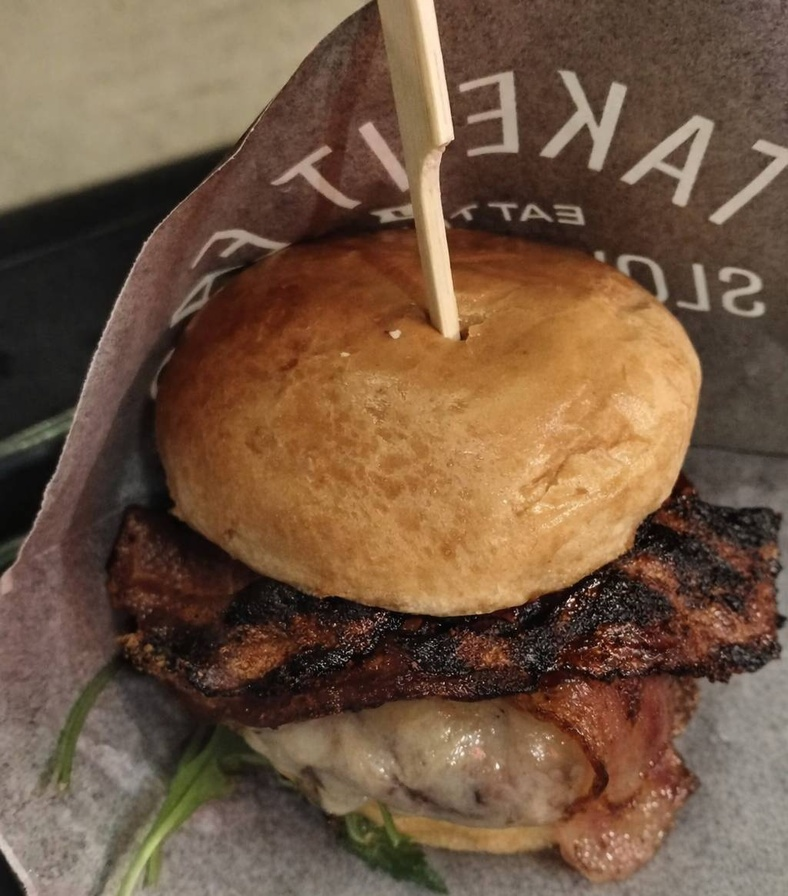
#> input picture api/test_manipulated.jpg, 788 x 896 px, shrunk from 1024 x 1164 before the run, found by its file name
$ python VERIFOTO_NOISE_COLAB.py   (older library calls are emulated)
#> lines starting #> are read from the running program, lines starting #| are printed output that depends on the picture
# -*- coding: utf-8 -*-
"""
# 🔬 Forensic Noise Analysis - Verifoto

Copia questo file su Colab e eseguilo cella per cella.
Oppure usa: File > Upload notebook e carica questo .py

## 🎯 Obiettivo
Identificare quale tecnica di noise detection distingue meglio immagini originali da AI-edited.

## ⚠️ PRINCIPIO FORENSE
- ✅ PRESERVARE anomalie forensi
- ✅ Metriche su RAW data
- ✅ Normalizzazioni SOLO per visualizzazione
"""

# ============================================================================
# CELLA 1: Installazione
# ============================================================================
# !pip install -q opencv-python-headless pillow numpy matplotlib scipy

# ============================================================================
# CELLA 2: Import
# ============================================================================
import cv2
import numpy as np
import matplotlib.pyplot as plt
from PIL import Image
import io
from dataclasses import dataclass
from scipy import stats
import warnings
warnings.filterwarnings('ignore')

plt.rcParams['figure.dpi'] = 100
print("✓ Setup completato")

# ============================================================================
# CELLA 3: Upload Immagini
# ============================================================================
from google.colab import files

print("📤 Carica immagine ORIGINALE:")
uploaded_orig = files.upload()
#> the answer given: test_manipulated.jpg
original_path = list(uploaded_orig.keys())[0]

print("\n📤 Carica immagine MODIFICATA (AI-edited):")
uploaded_mod = files.upload()
#> the answer given: test_real.jpg
modified_path = list(uploaded_mod.keys())[0]

print(f"\n✓ Original: {original_path}")
print(f"✓ Modified: {modified_path}")


# ============================================================================
# CELLA 4: Classi di Analisi
# ============================================================================
@dataclass
class NoiseMetrics:
    """Metriche calcolate su RAW data."""
    std: float
    mean_abs: float
    range: float
    snr: float
    entropy: float
    percentile_95: float

class NoiseAnalyzer:
    """Analisi forense - Restituisce sempre RAW data."""

    def __init__(self, median_kernel=5, gaussian_kernel=5, gaussian_sigma=1.5, ela_quality=90):
        self.median_kernel = median_kernel
        self.gaussian_kernel = gaussian_kernel
        self.gaussian_sigma = gaussian_sigma
        self.ela_quality = ela_quality

    def load_image(self, path):
#> called with path = 'test_manipulated.jpg'
        img = cv2.imread(str(path))
#> img is the input picture: shape (896, 788, 3); mean B, G, R 65.9, 87.4, 114.2
        if img is None:
            raise ValueError(f"Impossibile caricare: {path}")
        img = cv2.cvtColor(img, cv2.COLOR_BGR2RGB)
        return img.astype(np.float32) / 255.0
#> call 2 of load_image, with path = 'test_real.jpg'
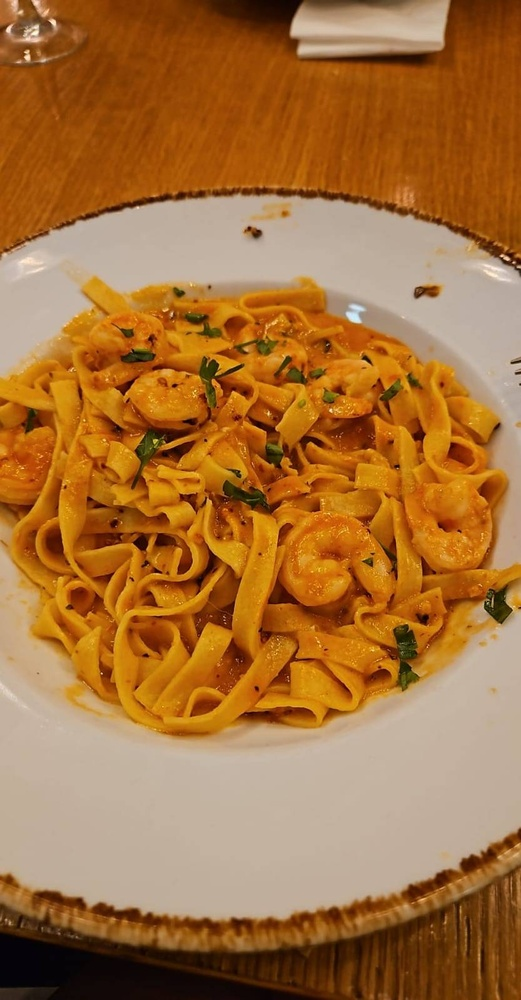
#> input picture api/test_real.jpg, 521 x 1000 px, shrunk from 833 x 1599 before the run, found by its file name
#> in load_image, img is the input picture: shape (1000, 521, 3); mean B, G, R 58.9, 113.1, 166.3
#|   Original: (896, 788, 3)
#|   Modified: (1000, 521, 3)

    def median_noise_residual(self, image):
        """Median Residual - RAW."""
        img_uint8 = (image * 255).astype(np.uint8)
        denoised = cv2.medianBlur(img_uint8, self.median_kernel)
        denoised = denoised.astype(np.float32) / 255.0
        return image - denoised
#> returned value: shape (896, 788, 3) float32

    def gaussian_residual_noise(self, image):
        """Gaussian Residual - RAW."""
        denoised = cv2.GaussianBlur(image, (self.gaussian_kernel, self.gaussian_kernel), self.gaussian_sigma)
        return image - denoised

    def high_pass_filter(self, image):
        """High-pass Filter - RAW."""
        if len(image.shape) == 3:
            gray = cv2.cvtColor((image * 255).astype(np.uint8), cv2.COLOR_RGB2GRAY)
        else:
            gray = (image * 255).astype(np.uint8)
        laplacian = cv2.Laplacian(gray, cv2.CV_64F, ksize=3)
        laplacian = laplacian.astype(np.float32) / 255.0
        if len(image.shape) == 3:
            laplacian = np.stack([laplacian] * 3, axis=-1)
#> laplacian: shape (896, 788, 3) float32
        return laplacian

    def error_level_analysis(self, image):
        """ELA - RAW."""
        img_uint8 = (image * 255).astype(np.uint8)
        pil_img = Image.fromarray(img_uint8)
        buffer = io.BytesIO()
        pil_img.save(buffer, format='JPEG', quality=self.ela_quality)
        buffer.seek(0)
        compressed_img = Image.open(buffer)
        compressed = np.array(compressed_img).astype(np.float32) / 255.0
        return np.abs(image - compressed)
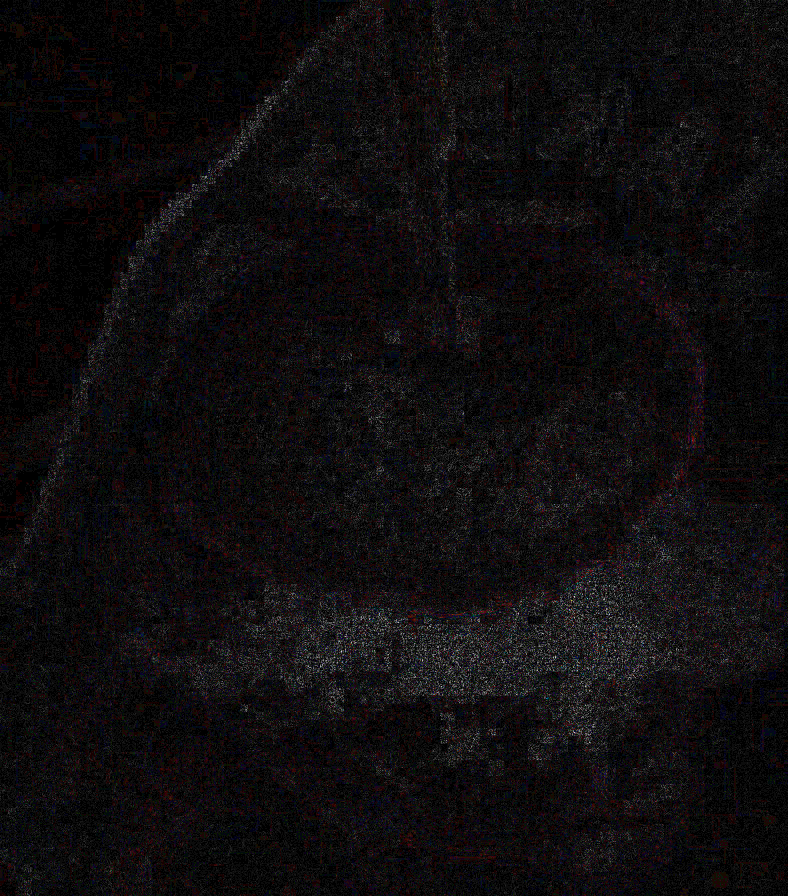
#> returned value: shape (896, 788, 3) float32; mean of channels 0, 1, 2 0.00455, 0.00417, 0.00487; drawn with min black and max white

    def compute_metrics(self, noise):
        """Calcola metriche su RAW data."""
        if len(noise.shape) == 3:
            noise_gray = cv2.cvtColor((np.clip(noise, -1, 1) * 127.5 + 127.5).astype(np.uint8),
                                     cv2.COLOR_RGB2GRAY).astype(np.float32) / 127.5 - 1.0
        else:
            noise_gray = noise

        std = float(np.std(noise_gray))
        mean_abs = float(np.mean(np.abs(noise_gray)))
        range_val = float(np.max(noise_gray) - np.min(noise_gray))
        signal_power = np.mean(noise_gray ** 2)
        noise_power = np.var(noise_gray)
        snr = 10 * np.log10(signal_power / (noise_power + 1e-10))
        noise_norm = (noise_gray - noise_gray.min()) / (noise_gray.max() - noise_gray.min() + 1e-10)
        hist, _ = np.histogram(noise_norm.flatten(), bins=256, range=(0, 1))
        hist = hist / (hist.sum() + 1e-10)
        entropy = -np.sum(hist * np.log2(hist + 1e-10))
        percentile_95 = float(np.percentile(np.abs(noise_gray), 95))

        return NoiseMetrics(std, mean_abs, range_val, float(snr), float(entropy), percentile_95)

    def analyze_image(self, image):
        """Applica tutte le tecniche."""
        results = {}
        results['Median Residual'] = self.median_noise_residual(image)
        results['Gaussian Residual'] = self.gaussian_residual_noise(image)
        results['High-pass Filter'] = self.high_pass_filter(image)
        results['ELA'] = self.error_level_analysis(image)

        results_with_metrics = {}
        for technique, noise in results.items():
            metrics = self.compute_metrics(noise)
            results_with_metrics[technique] = (noise, metrics)
#> this loop made 4 passes
#> (technique, std in compute_metrics, mean_abs in compute_metrics, range_val in compute_metrics, signal_power in compute_metrics, noise_power in compute_metrics, snr in compute_metrics, entropy in compute_metrics) on passes 1 to 4: ('Median Residual', 0.0233, 0.0117, 1.12, 0.000544, 0.000543, 0.00672, 2.78), ('Gaussian Residual', 0.0214, 0.0121, 0.871, 0.000473, 0.000457, 0.143, 2.82), ('High-pass Filter', 0.153, 0.0823, 2, 0.0233, 0.0233, 0.0012, 5.68), ('ELA', 0.00528, 0.00479, 0.0706, 3.33e-05, 2.79e-05, 0.759, 1.36)
#> after the loop, results_with_metrics = 4 items

        return results_with_metrics

print("✓ NoiseAnalyzer definito")


# ============================================================================
# CELLA 5: Funzioni Visualizzazione
# ============================================================================
def normalize_for_display(noise, method="centered"):
    """Normalizza SOLO per visualizzazione."""
    if method == "centered":
        abs_max = max(abs(noise.min()), abs(noise.max()))
        if abs_max < 1e-8:
            return np.ones_like(noise) * 0.5
        normalized = (noise / (2 * abs_max)) + 0.5
        return np.clip(normalized, 0, 1)
    else:  # minmax
        range_val = noise.max() - noise.min()
        if range_val < 1e-8:
            return np.zeros_like(noise)
        return (noise - noise.min()) / range_val

def to_grayscale_display(noise, method="centered"):
    """Converte a grayscale per visualizzazione neutra."""
    normalized = normalize_for_display(noise, method)
    if len(normalized.shape) == 3:
        gray = cv2.cvtColor((normalized * 255).astype(np.uint8), cv2.COLOR_RGB2GRAY)
        return gray.astype(np.float32) / 255.0
    return normalized

print("✓ Funzioni visualizzazione definite")

# ============================================================================
# CELLA 6: Esegui Analisi
# ============================================================================
analyzer = NoiseAnalyzer()

print("📂 Caricamento immagini...")
original = analyzer.load_image(original_path)
modified = analyzer.load_image(modified_path)
print(f"  Original: {original.shape}")
print(f"  Modified: {modified.shape}")

print("\n🔬 Applicazione tecniche forensi...")
original_results = analyzer.analyze_image(original)
#> original_results = 4 items
modified_results = analyzer.analyze_image(modified)
#> in high_pass_filter (call 2), `gray = cv2.cvtColor((image * 255).astype(np.uint8), cv2.COLOR_RGB2GRAY)`:
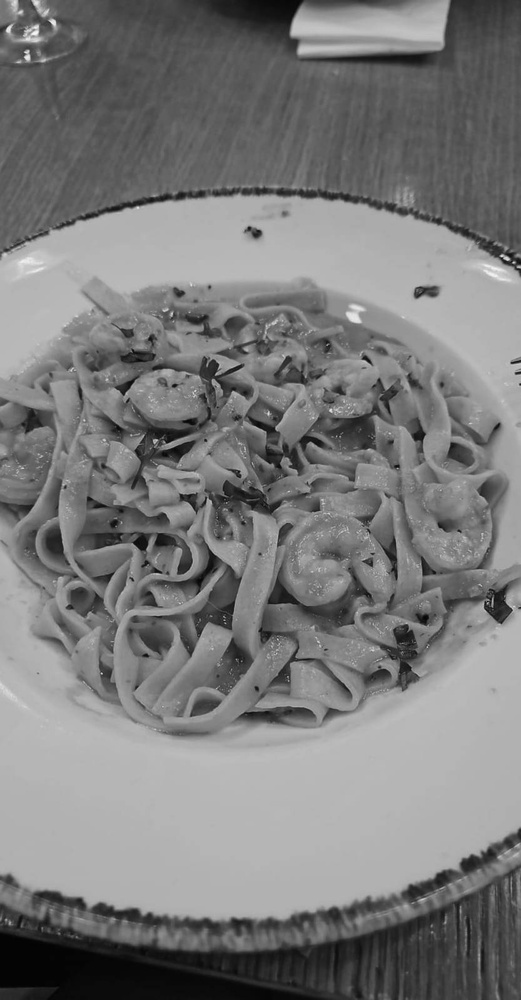
#> gray: shape (1000, 521); min 1, max 246, mean 122.9
#> in high_pass_filter (call 2), `laplacian = cv2.Laplacian(gray, cv2.CV_64F, ksize=3)`:
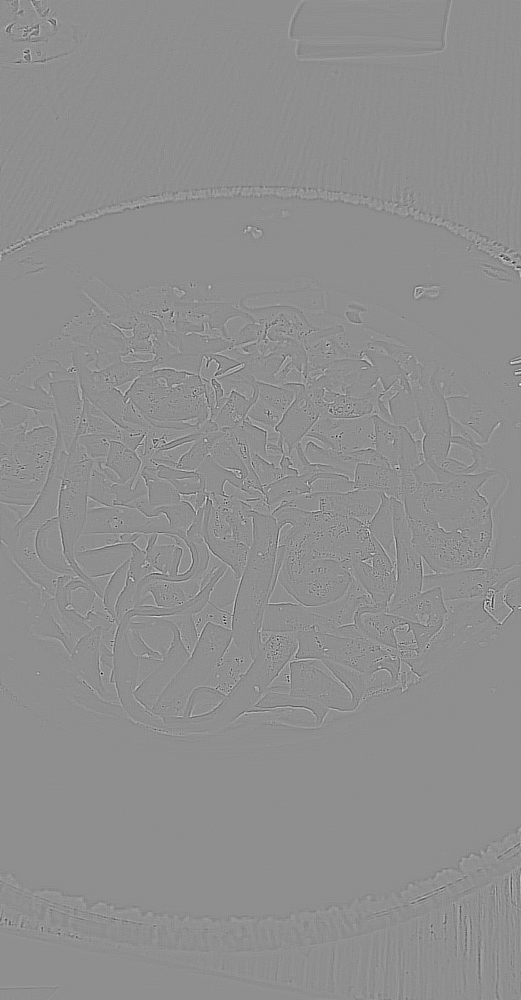
#> laplacian: shape (1000, 521) float64; min -1004, max 784, mean 0; drawn with min black and max white
#> in error_level_analysis (call 2), `return np.abs(image - compressed)`:
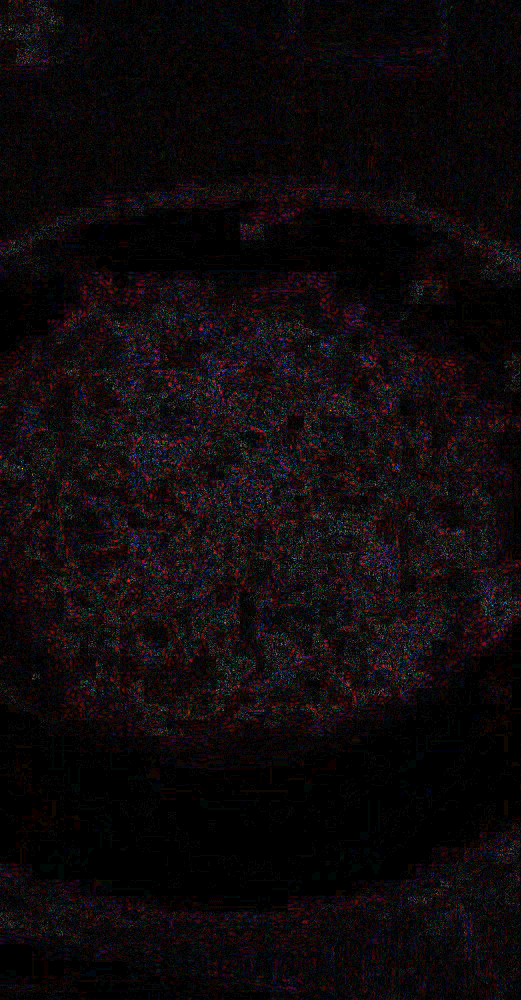
#> returned value: shape (1000, 521, 3) float32; mean of channels 0, 1, 2 0.00539, 0.00454, 0.00682; drawn with min black and max white
#> the loop in analyze_image (call 2), `for technique, noise in results.items():` made 4 passes
#> (technique, std in compute_metrics, mean_abs in compute_metrics, range_val in compute_metrics, signal_power in compute_metrics, noise_power in compute_metrics, snr in compute_metrics, entropy in compute_metrics) on passes 1 to 4: ('Median Residual', 0.021, 0.0106, 1.13, 0.000449, 0.000442, 0.0608, 2.46), ('Gaussian Residual', 0.0219, 0.0122, 0.816, 0.000497, 0.000482, 0.138, 2.68), ('High-pass Filter', 0.167, 0.0819, 2, 0.0279, 0.0279, 0.00178, 5.38), ('ELA', 0.0063, 0.00545, 0.0706, 4.73e-05, 3.97e-05, 0.76, 1.59)
#> modified_results = 4 items
print("✓ Analisi completata")

# ============================================================================
# CELLA 7: Metriche RAW
# ============================================================================
print("="*80)
print("METRICHE QUANTITATIVE (calcolate su RAW data)")
print("="*80)

for technique in original_results.keys():
    print(f"\n{technique}:")
    orig_noise, orig_metrics = original_results[technique]
    mod_noise, mod_metrics = modified_results[technique]

    print(f"  Original  → STD: {orig_metrics.std:.5f} | Entropy: {orig_metrics.entropy:.2f} | Range: {orig_metrics.range:.5f}")
    print(f"  Modified  → STD: {mod_metrics.std:.5f} | Entropy: {mod_metrics.entropy:.2f} | Range: {mod_metrics.range:.5f}")

    delta_std = abs(orig_metrics.std - mod_metrics.std)
    delta_entropy = abs(orig_metrics.entropy - mod_metrics.entropy)
    print(f"  Δ STD: {delta_std:.5f} | Δ Entropy: {delta_entropy:.2f}")

    # Interpretazione
    if delta_std > 0.01:
        print(f"  ✅ Δ STD > 0.01: Buona separazione!")
    if delta_entropy > 0.5:
        print(f"  ✅ Δ Entropy > 0.5: Pattern diversi!")
#> this loop made 4 passes
#> (technique, delta_std, delta_entropy) on passes 1 to 4: ('Median Residual', 0.00227, 0.313), ('Gaussian Residual', 0.000559, 0.144), ('High-pass Filter', 0.0143, 0.305), ('ELA', 0.00102, 0.234)
#> (printed output is left out)


# ============================================================================
# CELLA 8: Visualizzazione Comparison
# ============================================================================
techniques = list(original_results.keys())
#> techniques = ['Median Residual', 'Gaussian Residual', 'High-pass Filter', 'ELA']
n_cols = len(techniques) * 2 + 1  # +1 per immagine originale
#> n_cols = 9

fig, axes = plt.subplots(2, n_cols, figsize=(4 * n_cols, 8))

# Row 1: Original
axes[0, 0].imshow(original)
axes[0, 0].set_title('ORIGINAL\nImage', fontsize=12, fontweight='bold')
axes[0, 0].axis('off')

col_idx = 1
for technique in techniques:
    noise, metrics = original_results[technique]

    # Determina metodo
    if 'Residual' in technique or 'High-pass' in technique:
        norm_method = 'centered'
        cmap = 'RdBu_r'
    else:
        norm_method = 'minmax'
        cmap = 'hot'

    # Neutral
    gray = to_grayscale_display(noise, norm_method)
    axes[0, col_idx].imshow(gray, cmap='gray', vmin=0, vmax=1)
    axes[0, col_idx].set_title(f'{technique}\n(Neutral)', fontsize=10)
    axes[0, col_idx].axis('off')

    # Enhanced
    colored = normalize_for_display(noise, norm_method)
    axes[0, col_idx + 1].imshow(colored, cmap=cmap)
    axes[0, col_idx + 1].set_title(f'{technique}\n(Enhanced)\nSTD:{metrics.std:.4f}', fontsize=10)
    axes[0, col_idx + 1].axis('off')

    col_idx += 2
#> this loop made 4 passes
#> (technique, norm_method, cmap, col_idx) on passes 1 to 3: ('Median Residual', 'centered', 'RdBu_r', 3), ('Gaussian Residual', 'centered', 'RdBu_r', 5), ('High-pass Filter', 'centered', 'RdBu_r', 7)
#> (technique, norm_method, cmap, col_idx) on pass 4: ('ELA', 'minmax', 'hot', 9)
#> pass 1, in normalize_for_display, `normalized = (noise / (2 * abs_max)) + 0.5`:
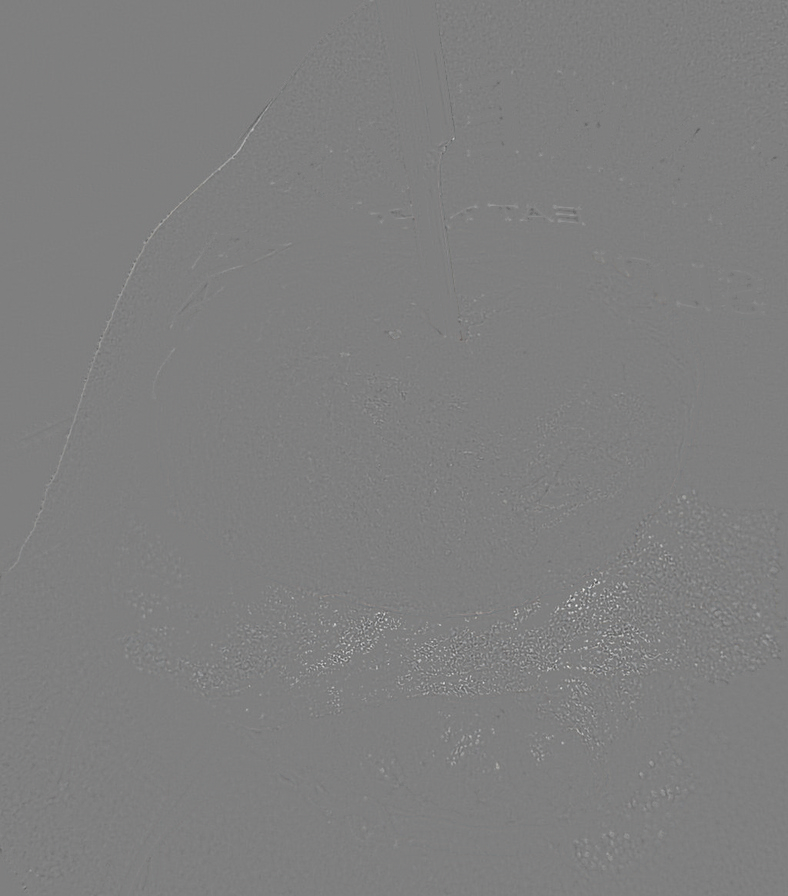
#> normalized: shape (896, 788, 3) float32; mean of channels 0, 1, 2 0.501, 0.501, 0.501; drawn as B, G, R
#> after the loop, col_idx = 9

# Row 2: Modified
axes[1, 0].imshow(modified)
axes[1, 0].set_title('MODIFIED\nImage', fontsize=12, fontweight='bold', color='red')
axes[1, 0].axis('off')

col_idx = 1
for technique in techniques:
    noise, metrics = modified_results[technique]

    if 'Residual' in technique or 'High-pass' in technique:
        norm_method = 'centered'
        cmap = 'RdBu_r'
    else:
        norm_method = 'minmax'
        cmap = 'hot'

    # Neutral
    gray = to_grayscale_display(noise, norm_method)
    axes[1, col_idx].imshow(gray, cmap='gray', vmin=0, vmax=1)
    axes[1, col_idx].set_title(f'{technique}\n(Neutral)', fontsize=10)
    axes[1, col_idx].axis('off')

    # Enhanced
    colored = normalize_for_display(noise, norm_method)
    axes[1, col_idx + 1].imshow(colored, cmap=cmap)
    axes[1, col_idx + 1].set_title(f'{technique}\n(Enhanced)\nSTD:{metrics.std:.4f}', fontsize=10)
    axes[1, col_idx + 1].axis('off')

    col_idx += 2
#> this loop made 4 passes
#> (technique, norm_method, cmap, col_idx) on passes 1 to 3: ('Median Residual', 'centered', 'RdBu_r', 3), ('Gaussian Residual', 'centered', 'RdBu_r', 5), ('High-pass Filter', 'centered', 'RdBu_r', 7)
#> (technique, norm_method, cmap, col_idx) on pass 4: ('ELA', 'minmax', 'hot', 9)
#> after the loop, col_idx = 9

plt.suptitle('Forensic Noise Analysis: Original vs Modified', fontsize=16, fontweight='bold', y=0.98)
plt.tight_layout()
plt.show()
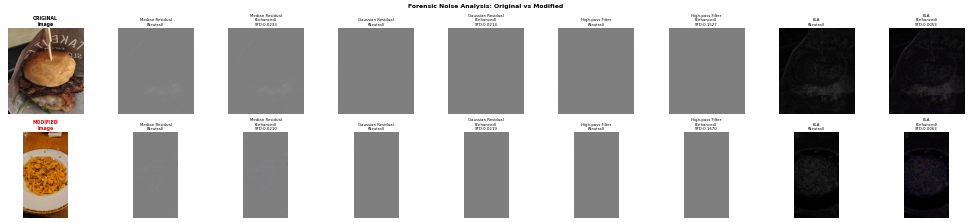
#> figure drawn by matplotlib, 18 panels

print("\n✓ Comparison plot completato")


# ============================================================================
# CELLA 9: Difference Maps
# ============================================================================
fig, axes = plt.subplots(1, len(techniques), figsize=(5 * len(techniques), 5))
if len(techniques) == 1:
    axes = [axes]

for idx, technique in enumerate(techniques):
    orig_noise, _ = original_results[technique]
    mod_noise, _ = modified_results[technique]

    # Differenza assoluta RAW
#> (the run stopped early here; a loop or call above may not have finished)
